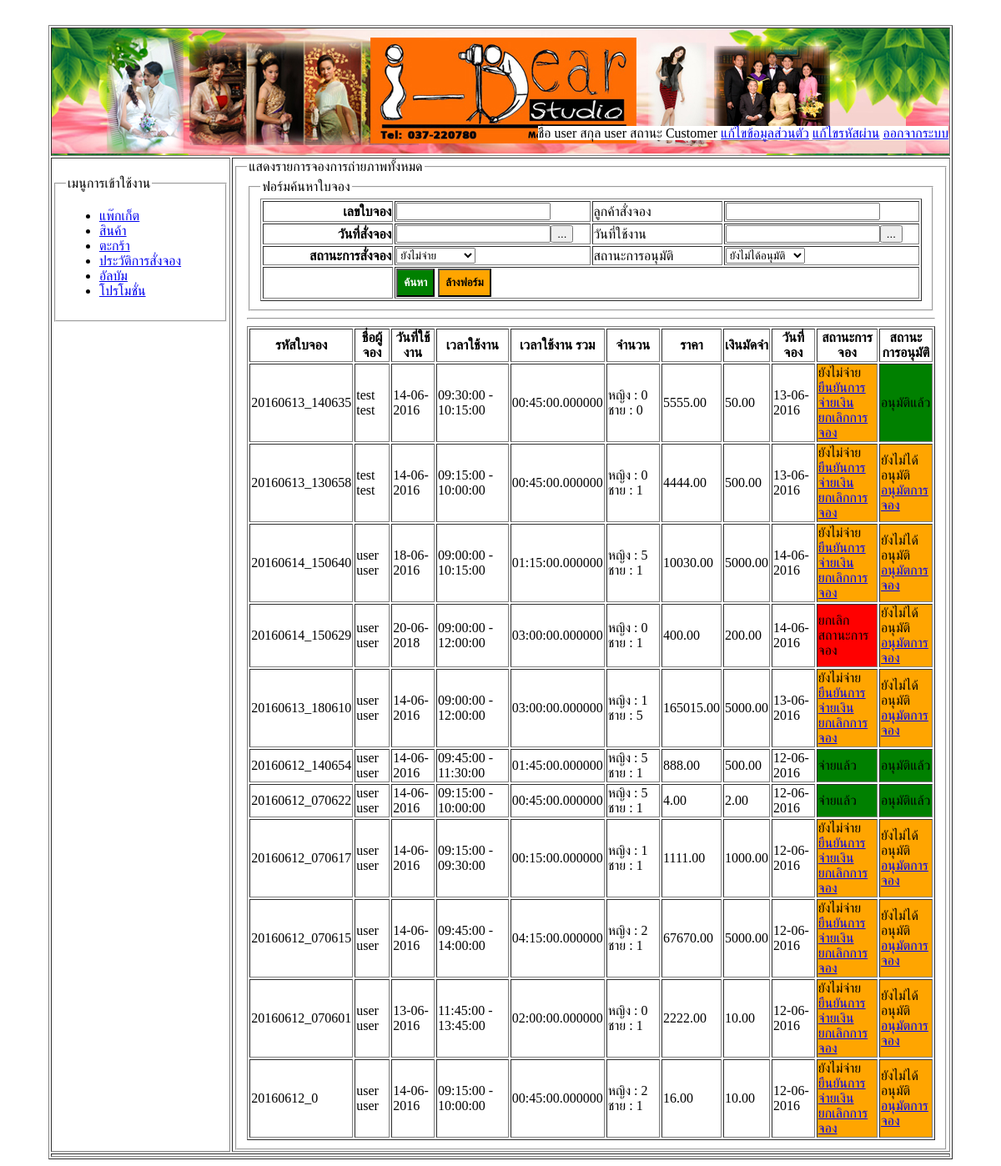
/reserve_admin.php (signed in), run on the app's committed database.
### tables this page shows
CREATE TABLE IF NOT EXISTS `order_header` (
  `order_id` int(11) NOT NULL AUTO_INCREMENT,
  `order_code` varchar(20) NOT NULL,
  `pers_id` int(11) NOT NULL,
  `order_date` date DEFAULT NULL,
  `order_time_begin` varchar(10) DEFAULT NULL,
  `order_time_end` varchar(10) NOT NULL,
  `order_number_fermale` int(3) DEFAULT NULL,
  `order_number_male` int(3) DEFAULT NULL,
  `order_totalprice` double(10,2) DEFAULT NULL,
  `order_deposit` double(10,2) DEFAULT NULL,
  `order_status` int(1) NOT NULL DEFAULT '0' COMMENT '0 = ยังไม่จ่าย,1 = จ่ายแล้ว,2=cancel,3=fail',
  `order_approve_status` int(1) NOT NULL DEFAULT '0' COMMENT 'สถานะ การอนุมัติ 0 = ยัง,1 = แล้ว,2 = error',
  `order_createdate` datetime NOT NULL,
  `order_takephoto` int(1) NOT NULL DEFAULT '0' COMMENT 'สถานะ การถ่ายภาพ 0= ยัง,1 = ถ่ายแล้ว',
  PRIMARY KEY (`order_id`)
);

### reserve_admin.php (the view, shortened to what this page needs)
<?php include './inc_header.php'; ?>
<?php include './db/connect_db.php'; ?>
<tr>
    <td style="width:20%;vertical-align: text-top"><?php include './inc_menuleft.php'; ?></td>
    <td style="vertical-align: text-top">
        <fieldset>
            <legend>แสดงรายการจองการถ่ายภาพทั้งหมด</legend>
            <?php
            if (!empty($_SESSION['person'])) {
                $sql = "SELECT
                        `order_id`, `order_code`,
                        DATE_FORMAT(`order_date`,'%d-%m-%Y') order_date,
                         `order_time_begin`, `order_time_end`,
                        TIMEDIFF(`order_time_end`, `order_time_begin`) diff_time,
                        `order_number_fermale`, `order_number_male`,
                        `order_totalprice`, `order_deposit`, `order_status`,
                        `order_approve_status`, DATE_FORMAT(`order_createdate`,'%d-%m-%Y') order_createdate,
                        `order_takephoto`,
                        oh.pers_id, CONCAT(p.pers_fname,'  ',p.pers_lname) customer_name
                        FROM order_header  oh
                        JOIN person p ON p.pers_id = oh.pers_id ";
                $sql .= " WHERE 1=1 ";
                $sql .= " ORDER BY p.pers_fname,oh.order_code DESC";
                $result = mysqli_query($conn, $sql) or die(mysqli_error($conn) . ' sql ::==' . $sql);
                ?>
                <fieldset>
                    <legend>ฟอร์มค้นหาใบจอง</legend>
                    <form method="get" action="reserve_admin.php">
                        <table border="1">
                            <tbody>
                                <tr>
                                    <td style="width: 20%">เลขใบจอง</td>
                                    <td><input type="text" name="order_code" value="<?= (empty($_GET['order_code']) ? '' : $_GET['order_code']) ?>"/></td>
                                    <td style="width: 20%">ลูกค้าสั่งจอง</td>
                                    <td><input type="text" name="order_customer" value="<?= (empty($_GET['order_customer']) ? '' : $_GET['order_customer']) ?>"/></td>
                                </tr>
                                <tr>
                                    <td style="width: 20%">วันที่สั่งจอง</td>
                                    <td><input type="text" class="date" name="order_date" value="<?= (empty($_GET['order_date']) ? '' : $_GET['order_date']) ?>"/></td>
                                    <td style="width: 20%">วันที่ใช้งาน</td>
                                    <td><input type="text" class="date" name="use_date" value="<?= (empty($_GET['use_date']) ? '' : $_GET['use_date']) ?>"/></td>
                                </tr>
                                <tr>
                                    <td style="width: 20%">สถานะการสั่งจอง</td>
                                    <td>
                                        <?php $order_status = array('ยังไม่จ่าย', 'จ่ายแล้ว', 'ยกเลิก', 'เกิดข้อผิดพลาด'); ?>
                                        <select name="order_status">
                                            <?php foreach ($order_status as $index => $data1) { ?>
                                                <?php if ($index == $_GET['order_status']) { ?>
                                                    <option value="<?= $index ?>" selected><?= $data1 ?></option>
                                                <?php } else { ?>
                                                    <option value="<?= $index ?>"><?= $data1 ?></option>
                                                <?php } ?>
                                            <?php } ?>
                                        </select>
                                    </td>
                                    <td style="width: 20%">สถานะการอนุมัติ</td>
                                    <td>
                                        <?php $approve_status = array('ยังไม่ได้อนุมัติ', 'อนุมัติ', 'เกิดข้อผิดพลาด'); ?>
                                        <select name="approve_status">
                                            <?php foreach ($approve_status as $index => $data2) { ?>
                                                <?php if ($index == $_GET['approve_status']) { ?>
                                                    <option value="<?= $index ?>" selected><?= $data2 ?></option>
                                                <?php } else { ?>
                                                    <option value="<?= $index ?>"><?= $data2 ?></option>
                                                <?php } ?>
                                            <?php } ?>
                                        </select>
                                    </td>
                                </tr>
                                <tr>
                                    <td></td>
                                    <td colspan="3">
                                        <button type="submit" class="button-green">ค้นหา</button>
                                        <button type="reset" class="button-orange">ล้างฟอร์ม</button>
                                    </td>
                                </tr>
                            </tbody>
                        </table>
                    </form>
                </fieldset>
                <hr/>
                <table border="1">
                    <thead>
                        <tr>
                            <th>รหัสใบจอง</th>
                            <th>ชื่อผู้จอง</th>
                            <th>วันที่ใช้งาน</th>
                            <th>เวลาใช้งาน</th>
                            <th>เวลาใช้งาน รวม</th>
                            <th>จำนวน</th>
                            <th>ราคา</th>
                            <th>เงินมัดจำ</th>
                            <th>วันที่จอง</th>
                            <th>สถานะการจอง</th>
                            <th>สถานะการอนุมัติ</th>
                        </tr>
                    </thead>
                    <tbody>
                        <?php while ($row = mysqli_fetch_array($result)) { ?><tr>
                                <td><?= $row['order_code'] ?></td>
                                <td><?= $row['customer_name'] ?></td>
                                <td><?= $row['order_date'] ?></td>
                                <td><?= $row['order_time_begin'] . ' - ' . $row['order_time_end'] ?></td>
                                <td><?= $row['diff_time'] ?></td>
                                <td><?= 'หญิง : ' . $row['order_number_fermale'] . ' ชาย : ' . $row['order_number_male'] ?></td>
                                <td><?= $row['order_totalprice'] ?></td>
                                <td><?= $row['order_deposit'] ?></td>
                                <td><?= $row['order_createdate'] ?></td>
                                <?php
                                switch ($row['order_status']) {
                                    case 0: echo '<td style="background-color:orange">ยังไม่จ่าย <br/>';
                                        echo '<a href="reserve_pay.php?id=' . $row['order_id'] . '&code=' . $row['order_code'] . '">ยืนยันการจ่ายเงิน</a><br/>';
                                        echo '<a href="reserve_cancel.php?id=' . $row['order_id'] . '" onclick="return confirm(\'ยืนยันการยกเลิกการสั่งจอง\')">ยกเลิกการจอง</a>';
                                        break;
                                    case 1: echo '<td style="background-color:green">จ่ายแล้ว';
                                        break;
                                    case 2: echo '<td style="background-color:red">ยกเลิกสถานะการจอง';
                                        break;
                                }
                                ?>
                                </td>
                                <?php
                                switch ($row['order_approve_status']) {
                                    case 0: echo '<td style="background-color:orange">ยังไม่ได้อนุมัติ <br/>';
                                        echo '<a href="reserve_approve.php?id=' . $row['order_id'] . '" onclick="return confirm(\'อนุมัตการจอง\')">อนุมัตการจอง</a>';
                                        break;
                                    case 1: echo '<td style="background-color:green">อนุมัติแล้ว';
                                        break;
                                }
                                ?>
                                </td>
                            <?php } ?>
                    </tbody>
                </table>
            <?php } ?>
        </fieldset>
    </td>
</tr>
<?php include './inc_footer.php'; ?>

### css/style.css (style rules this page uses)
.button-green { background-color: green; font-weight: bold; padding: 7px 7px 7px 7px; color: white; }
.button-orange { background-color: orange; font-weight: bold; padding: 7px 7px 7px 7px; }
table { width: 100%; }
form table tbody tr td:first-child { text-align: right; font-weight: bold; }

### data on the page
order_header: order_code "20160613_140635", customer_name "test test", order_date "14-06-2016", order_time_begin "09:30:00", order_time_end "10:15:00", diff_time "00:45:00.000000", order_number_fermale "0", order_number_male "0", order_totalprice "5555.00", order_deposit "50.00", order_createdate "13-06-2016", order_approve_status "อนุมัติแล้ว"
order_header: order_code "20160613_130658", customer_name "test test", order_date "14-06-2016", order_time_begin "09:15:00", order_time_end "10:00:00", diff_time "00:45:00.000000", order_number_fermale "0", order_number_male "1", order_totalprice "4444.00", order_deposit "500.00", order_createdate "13-06-2016"
order_header: order_code "20160614_150640", customer_name "user user", order_date "18-06-2016", order_time_begin "09:00:00", order_time_end "10:15:00", diff_time "01:15:00.000000", order_number_fermale "5", order_number_male "1", order_totalprice "10030.00", order_deposit "5000.00", order_createdate "14-06-2016"
order_header: order_code "20160614_150629", customer_name "user user", order_date "20-06-2018", order_time_begin "09:00:00", order_time_end "12:00:00", diff_time "03:00:00.000000", order_number_fermale "0", order_number_male "1", order_totalprice "400.00", order_deposit "200.00", order_createdate "14-06-2016", order_status "ยกเลิกสถานะการจอง"
order_header: order_code "20160613_180610", customer_name "user user", order_date "14-06-2016", order_time_begin "09:00:00", order_time_end "12:00:00", diff_time "03:00:00.000000", order_number_fermale "1", order_number_male "5", order_totalprice "165015.00", order_deposit "5000.00", order_createdate "13-06-2016"
order_header: order_code "20160612_140654", customer_name "user user", order_date "14-06-2016", order_time_begin "09:45:00", order_time_end "11:30:00", diff_time "01:45:00.000000", order_number_fermale "5", order_number_male "1", order_totalprice "888.00", order_deposit "500.00", order_createdate "12-06-2016", order_status "จ่ายแล้ว", order_approve_status "อนุมัติแล้ว"
order_header: order_code "20160612_070622", customer_name "user user", order_date "14-06-2016", order_time_begin "09:15:00", order_time_end "10:00:00", diff_time "00:45:00.000000", order_number_fermale "5", order_number_male "1", order_totalprice "4.00", order_deposit "2.00", order_createdate "12-06-2016", order_status "จ่ายแล้ว", order_approve_status "อนุมัติแล้ว"
order_header: order_code "20160612_070617", customer_name "user user", order_date "14-06-2016", order_time_begin "09:15:00", order_time_end "09:30:00", diff_time "00:15:00.000000", order_number_fermale "1", order_number_male "1", order_totalprice "1111.00", order_deposit "1000.00", order_createdate "12-06-2016"
order_header: order_code "20160612_070615", customer_name "user user", order_date "14-06-2016", order_time_begin "09:45:00", order_time_end "14:00:00", diff_time "04:15:00.000000", order_number_fermale "2", order_number_male "1", order_totalprice "67670.00", order_deposit "5000.00", order_createdate "12-06-2016"
order_header: order_code "20160612_070601", customer_name "user user", order_date "13-06-2016", order_time_begin "11:45:00", order_time_end "13:45:00", diff_time "02:00:00.000000", order_number_fermale "0", order_number_male "1", order_totalprice "2222.00", order_deposit "10.00", order_createdate "12-06-2016"
order_header: order_code "20160612_0", customer_name "user user", order_date "14-06-2016", order_time_begin "09:15:00", order_time_end "10:00:00", diff_time "00:45:00.000000", order_number_fermale "2", order_number_male "1", order_totalprice "16.00", order_deposit "10.00", order_createdate "12-06-2016"

### other printed values
$person->pers_fname "user"
$person->pers_lname "user"
form field order_status "ยังไม่จ่าย"
form field approve_status "ยังไม่ได้อนุมัติ"
